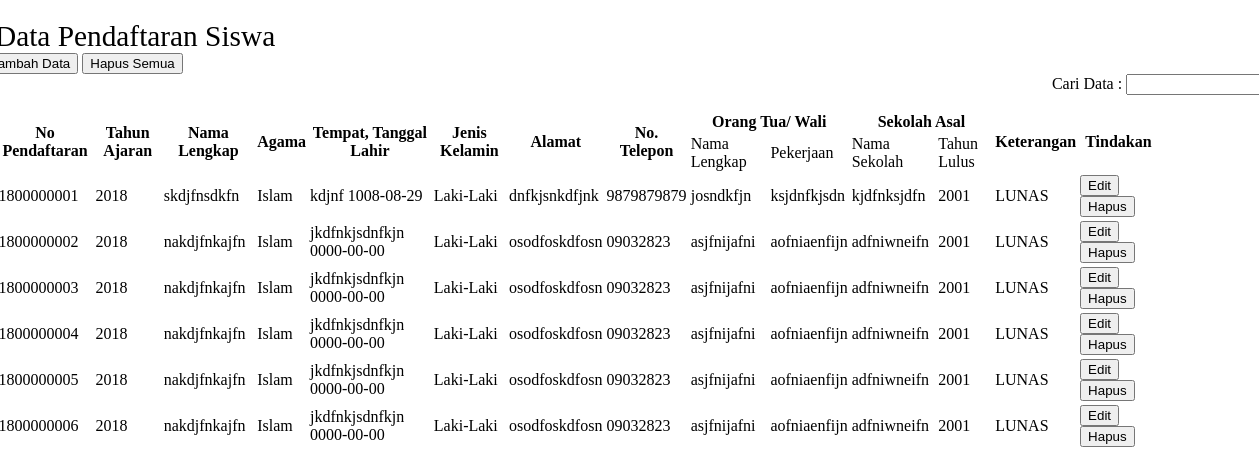
/pages/pendaftaran.php, run on an earlier commit of the app's database.
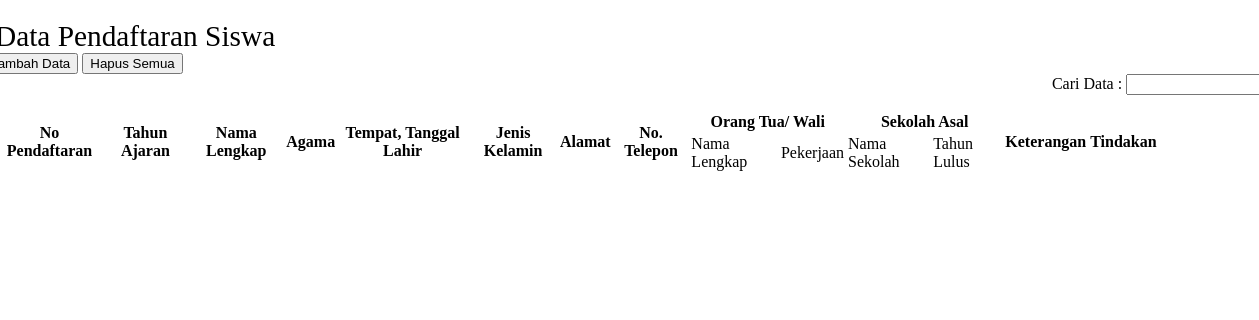
And on a later commit of the database.
### tables this page shows
CREATE TABLE `tb_pendaftaran` (
  `no_pendaftaran` int(11) NOT NULL,
  `tahun_ajaran` int(11) NOT NULL,
  `nama_lengkap` varchar(50) NOT NULL,
  `agama` varchar(10) NOT NULL,
  `tempat_lahir` varchar(25) NOT NULL,
  `tgl_lahir` date NOT NULL,
  `jk` varchar(10) NOT NULL,
  `alamat` text NOT NULL,
  `telp` varchar(15) NOT NULL,
  `nama_wali` varchar(50) NOT NULL,
  `pekerjaan_wali` varchar(30) NOT NULL,
  `sekolah_asal` varchar(30) NOT NULL,
  `tahun_lulus` int(11) NOT NULL,
  `keterangan` varchar(10) NOT NULL,
  PRIMARY KEY (`no_pendaftaran`)
);

### pages/pendaftaran.php (the view, shortened to what this page needs)
<?php
  $sql = "SELECT * FROM tb_pendaftaran";
  $result = mysqli_query($kon,$sql);
 ?>
 <link rel="stylesheet" type="text/css" href="style/pendaftaran.css">
<div class="panel panel-primary" style="padding:10px;margin-top:10px;margin-left:-23px;width: 105%;">
  <div class="panel-heading" style="font-size: 22pt">Data Pendaftaran Siswa</div>
  <div class="panel-body">
    <a href="?page=tambahpendaftaran"><button type="button" class="btn btn-primary" style="margin-left: -12px"><span class="glyphicon glyphicon-plus"></span>Tambah Data</button></a>
    <button onclick="konfirmasiHapus('user','all')" type="button" class="btn btn-danger"><span class="glyphicon glyphicon-trash"></span> Hapus Semua</button> <br>
    <label style="float:right; margin-right:-11px">Cari Data : <input type="text" name="cari"></label>
    <br><br>
<div class="container">
  <table class="table table-bordered" style="margin-left: -23px; width: 91%"">
    <thead>
      <tr>
        <th style="vertical-align: middle;" rowspan="2">No Pendaftaran</th>
        <th style="vertical-align: middle;" rowspan="2">Tahun Ajaran</th>
        <th style="vertical-align: middle;" rowspan="2">Nama Lengkap</th>
        <th style="vertical-align: middle;" rowspan="2">Agama</th>
        <th style="vertical-align: middle;" rowspan="2">Tempat, Tanggal Lahir</th>
        <th style="vertical-align: middle;" rowspan="2">Jenis Kelamin</th>
        <th style="vertical-align: middle;" rowspan="2">Alamat</th>
        <th style="vertical-align: middle;" rowspan="2">No. Telepon</th>
        <th colspan="2">Orang Tua/ Wali</th>
        <th colspan="2">Sekolah Asal</th>
        <th style="vertical-align: middle;" rowspan="2">Keterangan</th>
        <th style="vertical-align: middle;" rowspan="2">Tindakan</th>
      </tr>
      <tr>
        <td>Nama Lengkap</td>
        <td>Pekerjaan</td>
        <td>Nama Sekolah</td>
        <td>Tahun Lulus</td>
      </tr>
    </thead>
  <?php
  while($row=mysqli_fetch_array($result)){
   ?>
     <tr>
       <td><?php echo $row['no_pendaftaran'] ?></td>
       <td><?php echo $row['tahun_ajaran'] ?></td>
       <td><?php echo $row['nama_lengkap'] ?></td>
       <td><?php echo $row['agama']; ?></td>
       <td><?php echo $row['tempat_lahir']." ".$row['tgl_lahir'] ?></td>
       <td><?php echo $row['jk'] ?></td>
       <td><?php echo $row['alamat'] ?></td>
       <td><?php echo $row['telp'] ?></td>
       <td><?php echo $row['nama_wali'] ?></td>
       <td><?php echo $row['pekerjaan_wali'] ?></td>
       <td><?php echo $row['sekolah_asal'] ?></td>
       <td><?php echo $row['tahun_lulus'] ?></td>
       <td><?php echo $row['keterangan'] ?></td>
       <td><a href="?page=editpendaftaran&id=<?php echo $row['no_pendaftaran'] ?>"><button type="button" class="btn btn-info"><span class="glyphicon glyphicon-edit"></span> Edit</button></a>
       <button id=<?php echo $row['no_pendaftaran'] ?> onclick="konfirmasiHapus('pendaftaran',this.id)" type="button" class="btn btn-warning"><span class="glyphicon glyphicon-remove"></span> Hapus</button></td></tr>
       <?php
     }
        ?>
 </table>
</div>
</div>
</div>

What changed in the data, as far as the page shows it:
removed tb_pendaftaran: no_pendaftaran "1800000001", tahun_ajaran "2018", nama_lengkap "skdjfnsdkfn", agama "Islam", tempat_lahir "kdjnf", tgl_lahir "1008-08-29", jk "Laki-Laki", alamat "dnfkjsnkdfjnk", telp "9879879879", nama_wali "josndkfjn", pekerjaan_wali "ksjdnfkjsdn", sekolah_asal "kjdfnksjdfn", tahun_lulus "2001", keterangan "LUNAS"
removed tb_pendaftaran: no_pendaftaran "1800000002", tahun_ajaran "2018", nama_lengkap "nakdjfnkajfn", agama "Islam", tempat_lahir "jkdfnkjsdnfkjn", tgl_lahir "0000-00-00", jk "Laki-Laki", alamat "osodfoskdfosn", telp "09032823", nama_wali "asjfnijafni", pekerjaan_wali "aofniaenfijn", sekolah_asal "adfniwneifn", tahun_lulus "2001", keterangan "LUNAS"
removed tb_pendaftaran: no_pendaftaran "1800000003", tahun_ajaran "2018", nama_lengkap "nakdjfnkajfn", agama "Islam", tempat_lahir "jkdfnkjsdnfkjn", tgl_lahir "0000-00-00", jk "Laki-Laki", alamat "osodfoskdfosn", telp "09032823", nama_wali "asjfnijafni", pekerjaan_wali "aofniaenfijn", sekolah_asal "adfniwneifn", tahun_lulus "2001", keterangan "LUNAS"
removed tb_pendaftaran: no_pendaftaran "1800000004", tahun_ajaran "2018", nama_lengkap "nakdjfnkajfn", agama "Islam", tempat_lahir "jkdfnkjsdnfkjn", tgl_lahir "0000-00-00", jk "Laki-Laki", alamat "osodfoskdfosn", telp "09032823", nama_wali "asjfnijafni", pekerjaan_wali "aofniaenfijn", sekolah_asal "adfniwneifn", tahun_lulus "2001", keterangan "LUNAS"
removed tb_pendaftaran: no_pendaftaran "1800000005", tahun_ajaran "2018", nama_lengkap "nakdjfnkajfn", agama "Islam", tempat_lahir "jkdfnkjsdnfkjn", tgl_lahir "0000-00-00", jk "Laki-Laki", alamat "osodfoskdfosn", telp "09032823", nama_wali "asjfnijafni", pekerjaan_wali "aofniaenfijn", sekolah_asal "adfniwneifn", tahun_lulus "2001", keterangan "LUNAS"
removed tb_pendaftaran: no_pendaftaran "1800000006", tahun_ajaran "2018", nama_lengkap "nakdjfnkajfn", agama "Islam", tempat_lahir "jkdfnkjsdnfkjn", tgl_lahir "0000-00-00", jk "Laki-Laki", alamat "osodfoskdfosn", telp "09032823", nama_wali "asjfnijafni", pekerjaan_wali "aofniaenfijn", sekolah_asal "adfniwneifn", tahun_lulus "2001", keterangan "LUNAS"
